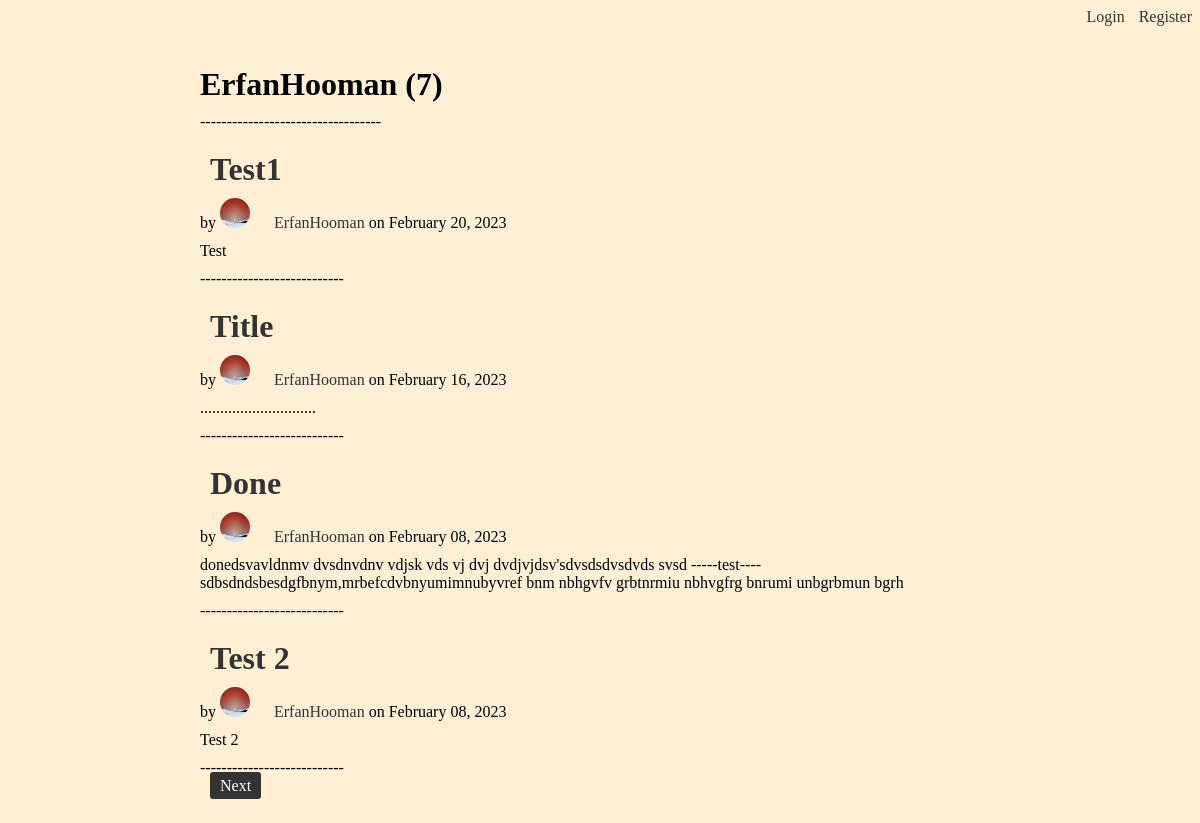
The page /user/ErfanHooman/ on the database its author committed.
### Blog/models.py (models this page shows, shortened)
class Post(models.Model):
    title = models.CharField(max_length=100)
    content = models.TextField()
    date = models.DateTimeField(default=timezone.now)
    author = models.ForeignKey(User, on_delete=models.CASCADE)

### users/models.py (models this page shows, shortened)
class Profile(models.Model):
    user = models.OneToOneField(User, on_delete=models.CASCADE)
    image = models.ImageField(default='default.jpg', upload_to='profile-pics')

### Blog/views.py (the view)
# urls.py: path("user/<username>/", UserPostListView.as_view(), name="User-Post"),
class UserPostListView(ListView):
    model = Post
    template_name = 'blog/user_posts.html'
    context_object_name = 'posts'
    ordering = ['-date']
    paginate_by = 4
    def get_queryset(self):
        user = get_object_or_404(User, username=self.kwargs.get('username'))
        return Post.objects.filter(author=user).order_by('-date')

### templates/blog/user_posts.html (shortened to what this page needs)
{% extends "blog/base.html" %}
{% block content %}
    <h1>{{ view.kwargs.username }} ({{ page_obj.paginator.count }})</h1>
    ----------------------------------
    {% for post in posts %}
        <h1><a href="{% url 'Post_Detail' post.id %}" >{{ post.title }}</a></h1>
        <p>by <img src="{{ post.author.profile.image.url }}" alt="profile" class="avatar"><a href="#"> {{ post.author }} </a> on {{ post.date|date:"F d, Y" }}</p>
        <p>{{ post.content }}</p>
        <p>---------------------------</p>
    {% endfor %}
    {% if is_paginated %}
        {% if page_obj.has_next %}
            <a href="?page={{ page_obj.next_page_number }}" class="btn btn-outline-info mb-4">Next</a>
        {% endif %}
    {% endif %}
{% endblock content %}

### static/blog/base.css (style rules this page uses)
body { background: papayawhip; }
p { margin: 0; }
a { text-decoration: none; color: #333; margin-left: 10px; }
h1 { font-size: 2em; margin: 20px 0 10px; }
h1 a { color: #333; text-decoration: none; }
.avatar { height: 30px; width: 30px; border-radius: 50%; margin-right: 10px; }
p + p { margin-top: 10px; }
.btn { padding: 5px 10px; margin-right: 10px; color: #fff; background-color: #333; border: none; border-radius: 3px; text-decoration: none; cursor: pointer; }

### rows shown on the page
Post: title "Test1", author.profile.image (picture), author "ErfanHooman", date "February 20, 2023", content "Test"
Post: title "Title", author.profile.image (picture), author "ErfanHooman", date "February 16, 2023", content "............................."
Post: title "Done", author.profile.image (picture), author "ErfanHooman", date "February 08, 2023", content "donedsvavldnmv dvsdnvdnv vdjsk vds vj dvj dvdjvjdsv'sdvsdsdvsdvds svsd -----test---- sdbsdndsbesdgfbnym,mrbefcdvbnyumimnubyvref bnm nbhgvfv grbtnrmiu nbhvgfrg bnrumi unbgrbmun bgrh"
Post: title "Test 2", author.profile.image (picture), author "ErfanHooman", date "February 08, 2023", content "Test 2"

### other values the page prints
{{ view.kwargs.username }} "ErfanHooman"
{{ page_obj.paginator.count }} "7"
